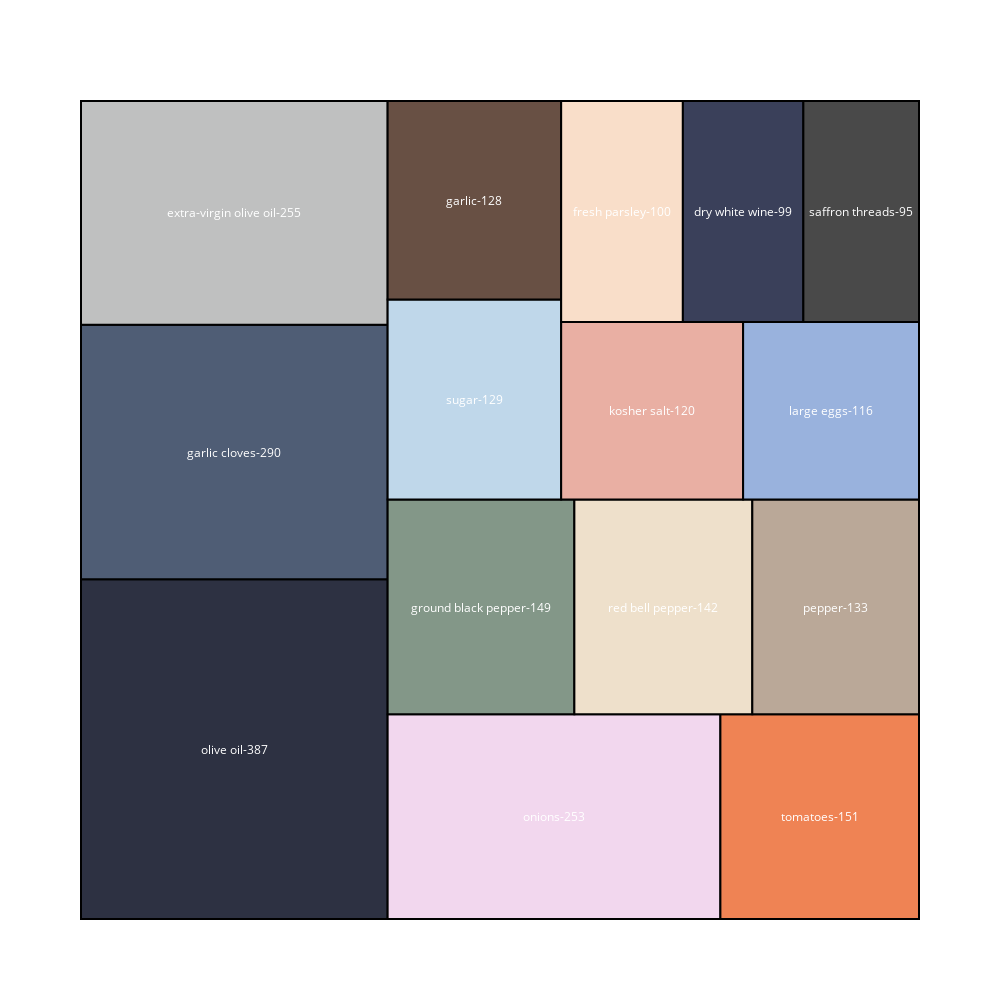

Here is the notebook cell this chart was saved with:
### Code cell
values= ordered_df
type_list = ordered_df.index
import squarify

x = 0.
y = 0.
width = 50.
height = 50.


normed = squarify.normalize_sizes(values, width, height)
rects = squarify.squarify(normed, x, y, width, height)

# Choose colors from http://colorbrewer2.org/ under "Export"
color_brewer = ['#2D3142','#4F5D75','#BFC0C0','#F2D7EE','#EF8354','#839788','#EEE0CB','#BAA898','#BFD7EA','#685044','#E9AFA3','#99B2DD','#F9DEC9','#3A405A','#494949','#FF5D73','#7C7A7A','#CF5C36','#EFC88B']
shapes = []
annotations = []
counter = 0

for r in rects:
    shapes.append( 
        dict(
            type = 'rect', 
            x0 = r['x'], 
            y0 = r['y'], 
            x1 = r['x']+r['dx'], 
            y1 = r['y']+r['dy'],
            line = dict( width = 2 ),
            fillcolor = color_brewer[counter]
        ) 
    )
    annotations.append(
        dict(
            x = r['x']+(r['dx']/2),
            y = r['y']+(r['dy']/2),
            text = "{}-{}".format(type_list[counter], values[counter]),
            showarrow = False
        )
    )
    counter = counter + 1
    if counter >= len(color_brewer):
        counter = 0

# For hover text
trace0 = go.Scatter(
    x = [ r['x']+(r['dx']/2) for r in rects ], 
    y = [ r['y']+(r['dy']/2) for r in rects ],
    text = [ str(v) for v in values ], 
    mode = 'text',
)
        
layout = dict(
    height=1000, 
    width=1000,
    xaxis=dict(showgrid=False,zeroline=False),
    yaxis=dict(showgrid=False,zeroline=False),
    shapes=shapes,
    annotations=annotations,
    hovermode='closest',
    font=dict(color="#FFFFFF")
)

# With hovertext
figure = dict(data=[trace0], layout=layout)
iplot(figure, filename='squarify-treemap')

### Figure 1 — Plotly figure (JSON) as saved in the notebook; plotly's stock layout.template omitted (floating-point values rounded to 4 significant figures)
{"data": [{"mode": "text", "text": ["387", "290", "255", "253", "151", "149", "142", "133", "129", "128", "120", "116", "100", "99", "95"], "type": "scatter", "uid": "17d92d6b-d5f7-4870-93cd-c8f084a4d692", "x": [9.148, 9.148, 9.148, 28.22, 44.08, 23.87, 34.75, 45.03, 23.47, 23.47, 34.08, 44.75, 32.28, 39.51, 46.55], "y": [10.38, 28.54, 43.16, 6.254, 6.254, 19.07, 19.07, 19.07, 31.75, 43.93, 31.06, 31.06, 43.24, 43.24, 43.24]}], "layout": {"annotations": [{"showarrow": false, "text": "olive oil-387", "x": 9.148, "y": 10.38}, {"showarrow": false, "text": "garlic cloves-290", "x": 9.148, "y": 28.54}, {"showarrow": false, "text": "extra-virgin olive oil-255", "x": 9.148, "y": 43.16}, {"showarrow": false, "text": "onions-253", "x": 28.22, "y": 6.254}, {"showarrow": false, "text": "tomatoes-151", "x": 44.08, "y": 6.254}, {"showarrow": false, "text": "ground black pepper-149", "x": 23.87, "y": 19.07}, {"showarrow": false, "text": "red bell pepper-142", "x": 34.75, "y": 19.07}, {"showarrow": false, "text": "pepper-133", "x": 45.03, "y": 19.07}, {"showarrow": false, "text": "sugar-129", "x": 23.47, "y": 31.75}, {"showarrow": false, "text": "garlic-128", "x": 23.47, "y": 43.93}, {"showarrow": false, "text": "kosher salt-120", "x": 34.08, "y": 31.06}, {"showarrow": false, "text": "large eggs-116", "x": 44.75, "y": 31.06}, {"showarrow": false, "text": "fresh parsley-100", "x": 32.28, "y": 43.24}, {"showarrow": false, "text": "dry white wine-99", "x": 39.51, "y": 43.24}, {"showarrow": false, "text": "saffron threads-95", "x": 46.55, "y": 43.24}], "font": {"color": "#FFFFFF"}, "height": 1000, "hovermode": "closest", "shapes": [{"fillcolor": "#2D3142", "line": {"width": 2}, "type": "rect", "x0": 0, "x1": 18.3, "y0": 0, "y1": 20.76}, {"fillcolor": "#4F5D75", "line": {"width": 2}, "type": "rect", "x0": 0, "x1": 18.3, "y0": 20.76, "y1": 36.32}, {"fillcolor": "#BFC0C0", "line": {"width": 2}, "type": "rect", "x0": 0, "x1": 18.3, "y0": 36.32, "y1": 50.0}, {"fillcolor": "#F2D7EE", "line": {"width": 2}, "type": "rect", "x0": 18.3, "x1": 38.15, "y0": 0, "y1": 12.51}, {"fillcolor": "#EF8354", "line": {"width": 2}, "type": "rect", "x0": 38.15, "x1": 50.0, "y0": 0, "y1": 12.51}, {"fillcolor": "#839788", "line": {"width": 2}, "type": "rect", "x0": 18.3, "x1": 29.44, "y0": 12.51, "y1": 25.63}, {"fillcolor": "#EEE0CB", "line": {"width": 2}, "type": "rect", "x0": 29.44, "x1": 40.06, "y0": 12.51, "y1": 25.63}, {"fillcolor": "#BAA898", "line": {"width": 2}, "type": "rect", "x0": 40.06, "x1": 50.0, "y0": 12.51, "y1": 25.63}, {"fillcolor": "#BFD7EA", "line": {"width": 2}, "type": "rect", "x0": 18.3, "x1": 28.65, "y0": 25.63, "y1": 37.86}, {"fillcolor": "#685044", "line": {"width": 2}, "type": "rect", "x0": 18.3, "x1": 28.65, "y0": 37.86, "y1": 50}, {"fillcolor": "#E9AFA3", "line": {"width": 2}, "type": "rect", "x0": 28.65, "x1": 39.51, "y0": 25.63, "y1": 36.48}, {"fillcolor": "#99B2DD", "line": {"width": 2}, "type": "rect", "x0": 39.51, "x1": 50, "y0": 25.63, "y1": 36.48}, {"fillcolor": "#F9DEC9", "line": {"width": 2}, "type": "rect", "x0": 28.65, "x1": 35.91, "y0": 36.48, "y1": 50}, {"fillcolor": "#3A405A", "line": {"width": 2}, "type": "rect", "x0": 35.91, "x1": 43.1, "y0": 36.48, "y1": 50}, {"fillcolor": "#494949", "line": {"width": 2}, "type": "rect", "x0": 43.1, "x1": 50.0, "y0": 36.48, "y1": 50.0}], "width": 1000, "xaxis": {"showgrid": false, "zeroline": false}, "yaxis": {"showgrid": false, "zeroline": false}}}
